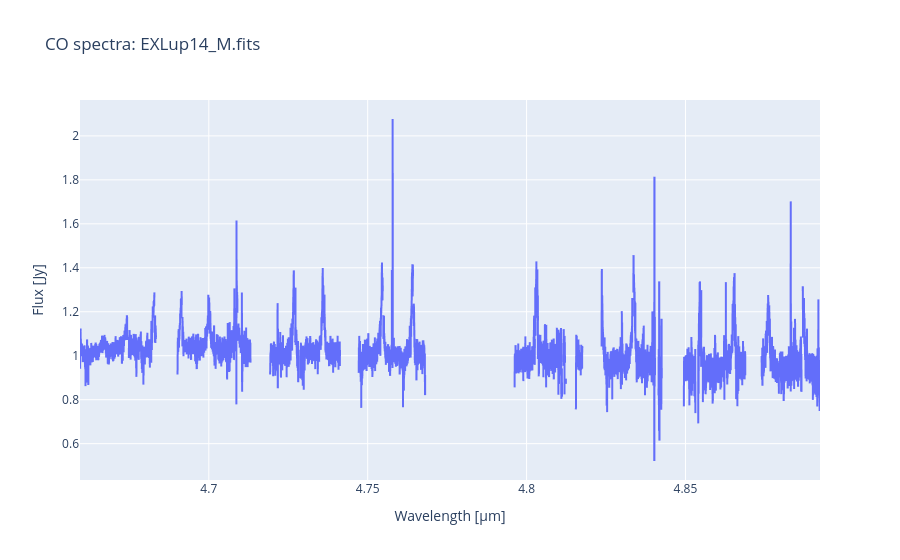

The cell this chart's notebook holds for it:
### Markdown cell above
Aquí estamos representando los datos directamente. Examina los espectros con las herramientas que se encuentran en la esquina superior derecha del gráfico.

### Code cell
import plotly.express as px

data_dict = {'Wavelength [μm]': wv, 'Flux [Jy]': fln}#, 'uncertainty': [err]}
plot = px.line(pd.DataFrame(data_dict), x='Wavelength [μm]', y="Flux [Jy]",
              title=f"CO spectra: {nom_disco}")

plot.show(config={'scrollZoom': True})

### Figure 1 — Plotly figure (JSON) as saved in the notebook; plotly's stock layout.template omitted (floating-point values rounded to 4 significant figures; data arrays with more than 128 entries replaced by an {"elided": "..."} marker saying what was removed)
{"data": [{"hovertemplate": "Wavelength [μm]=%{x}<br>Flux [Jy]=%{y}<extra></extra>", "legendgroup": "", "line": {"color": "#636efa", "dash": "solid"}, "marker": {"symbol": "circle"}, "mode": "lines", "name": "", "showlegend": false, "type": "scattergl", "x": {"elided": "11702 float values"}, "xaxis": "x", "y": {"elided": "11702 float values"}, "yaxis": "y"}], "layout": {"legend": {"tracegroupgap": 0}, "title": {"text": "CO spectra: EXLup14_M.fits"}, "xaxis": {"anchor": "y", "domain": [0, 1], "title": {"text": "Wavelength [μm]"}}, "yaxis": {"anchor": "x", "domain": [0, 1], "title": {"text": "Flux [Jy]"}}}}
